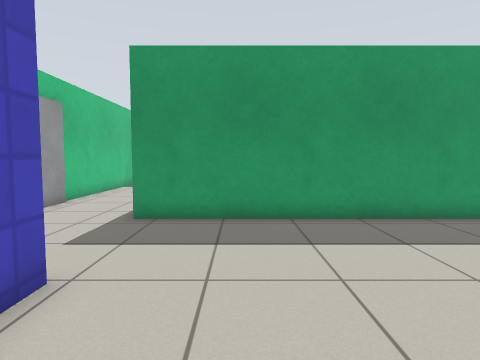
[1] (above)

20 first-person views from a walk through a Gazebo world. The camera is 0.9 m above the floor, tilts 4° down and sees 75° across. The floor is counted in squares, 0.5 m on a side. Each view is taken from the middle of a square. On the plan, view 1 faces up. The plan holds only what a view shows up to about 16 squares ahead; the rest is blank. Gazebo's built-in surfaces are drawn with simple patterns.

[2]
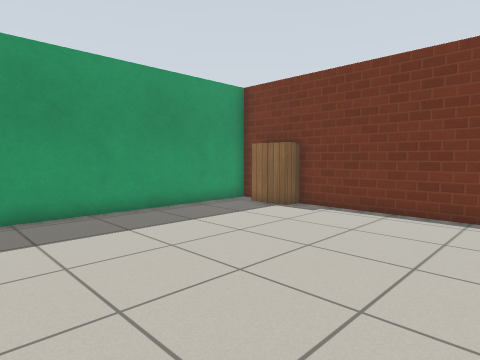

[3]
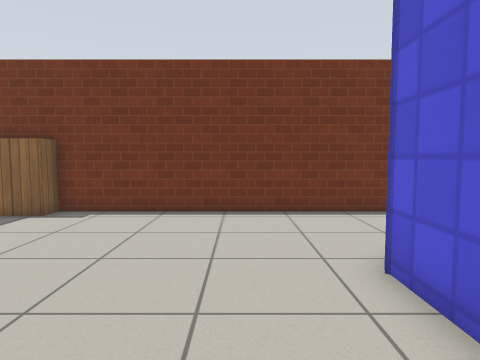

[4]
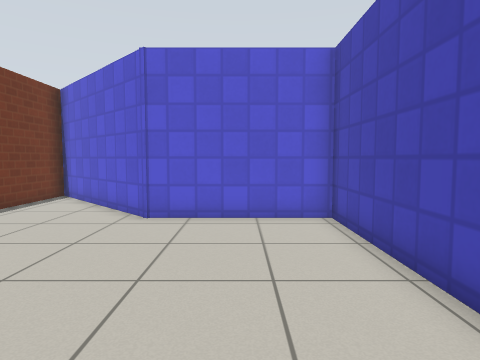

[5]
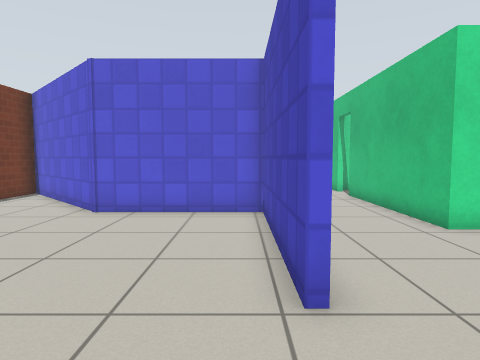

[6]
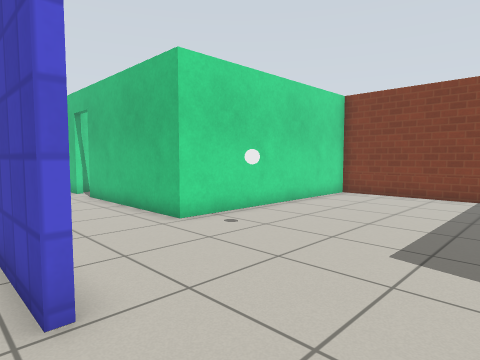

[7]
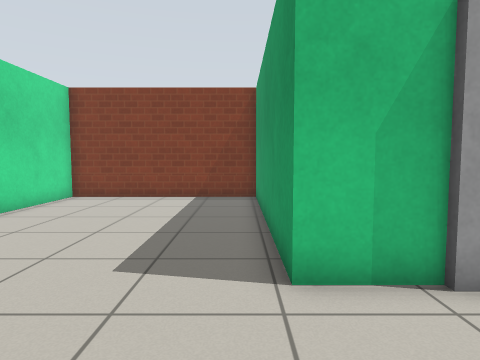

[8]
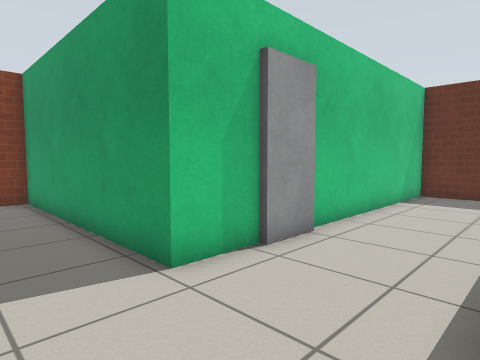

[9]
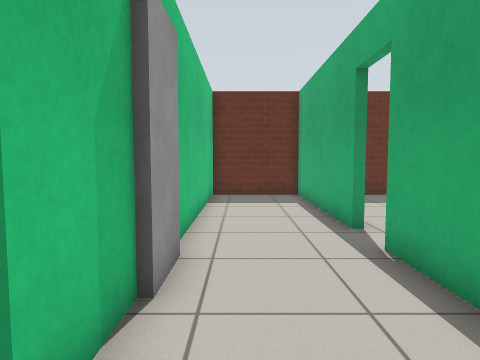

[10]
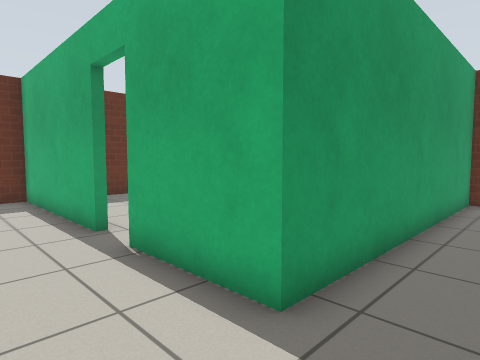

[11]
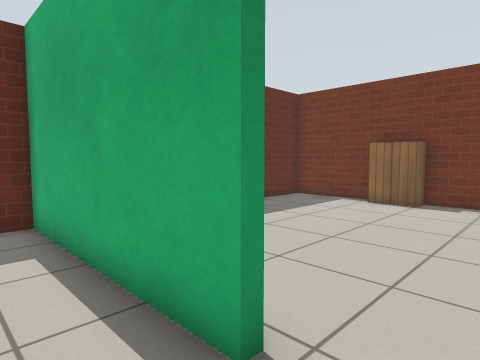

[12]
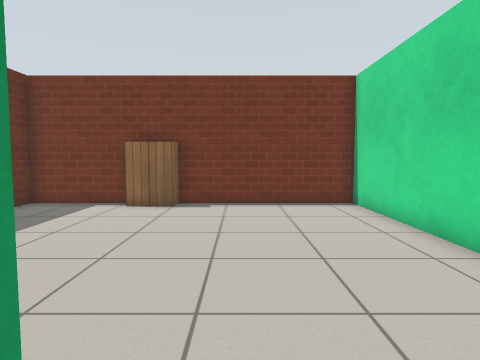

[13]
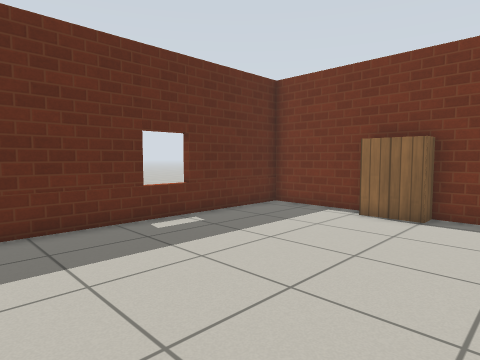

[14]
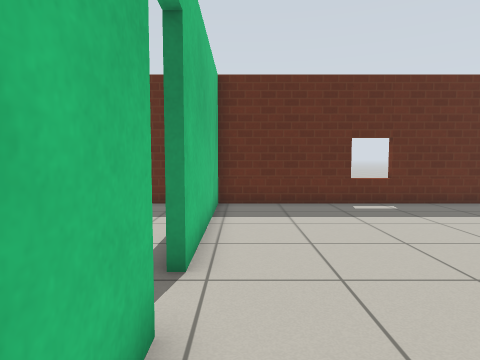

[15]
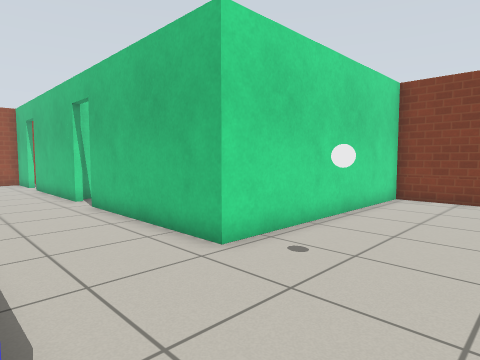

[16]
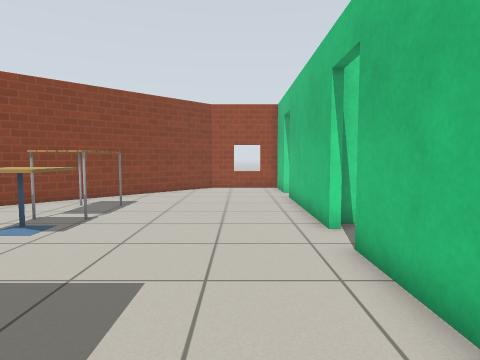

[17]
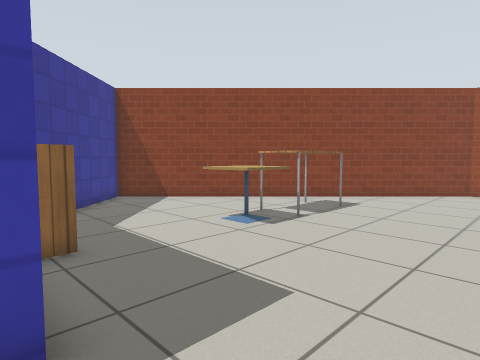

[18]
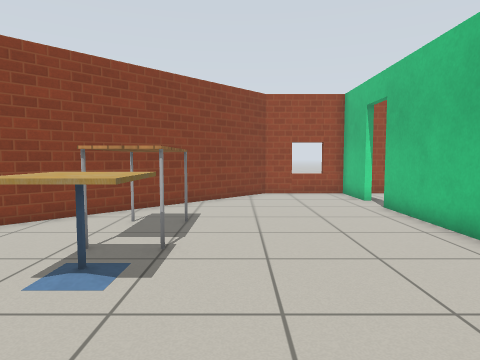

[19]
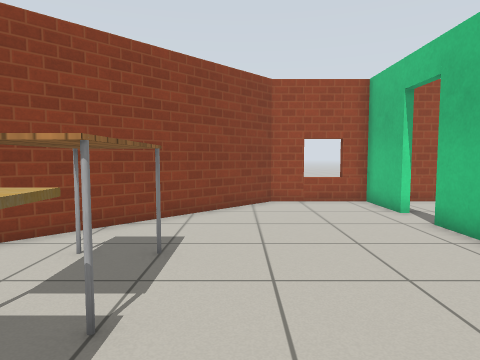

[20]
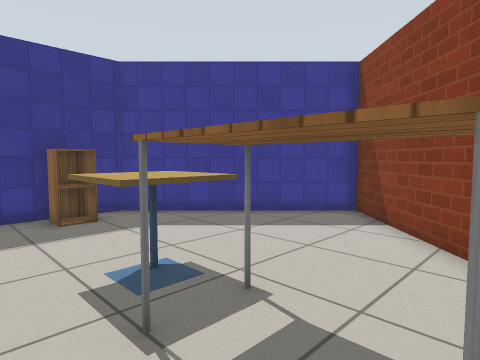

### Floor plan
Points are (right, up) in squares from view 1. A wall is a line through its corners. A room is listed if a view was taken in it or the views show most of it. See-through windows are left out.
Room 1 (views 1, 2, 3, 4, 5, 6)
walls: (-2.8, 4.4) (-2.8, -2.3) (2.8, -2.3) (8.4, -7.9); (8.4, -8.2) (8.4, 9.2) (-3.2, 9.2)
ways out: opening at (-3, 6.5) to room 2
objects: bookshelf (8, 6) to (8, 8)
Room 2 (views 7, 8, 9, 10, 11, 12, 15, 16, 17)
walls: (-7.3, 10.2) (-7.3, 8.7) (-17.5, 8.7) (-17.5, 0.2) (-7.3, 0.2) (-7.3, -7.1); (-3.2, 9.2) (-3.2, 13.1); (-3.2, 14.8) (-3.2, 22.3) (-7.3, 22.3) (-7.3, 13); (-3.2, -2.7) (-3.2, -2.2)
ways out: opening at (-3, 6.5) to room 1; open door at (-3, 13.5) to room 3; opening at (-4.8, -5) to room 4
objects: white ball (-8, 2); door leaf (-7, 11) to (-7, 12)
Room 3 (views 13, 14)
walls: (-2.8, 13.1) (-2.8, 11); (1.7, 9.5) (8.4, 9.5) (8.4, 22.3) (-2.8, 22.3) (-2.8, 14.8)
ways out: open door at (-3, 13.5) to room 2
objects: bookshelf (8, 17) to (8, 18)
Room 4 (views 18, 19, 20)
walls: (-7.3, -8.8) (-7.3, -15.4); (-7.3, -17.1) (-7.3, -19.9) (-3.3, -19.9) (8.4, -8.3) (2.7, -2.6) (-0.8, -2.6)
ways out: opening at (-4.8, -5) to room 2; open door at (-7.3, -16.3); open door at (-7.3, -7.7)
objects: table (0, -13) to (1, -11); cafe table (0, -10) to (1, -8); cabinet (1, -4) to (1, -3)

Positions as (right, up) in squares from view 1, and headings:
1: (0, 0), facing up
2: (-2, -1), facing up-right
3: (-2, 0), facing right
4: (0, 7), facing down
5: (-2, 8), facing down
6: (-2, 8), facing down-left
7: (-3, 8), facing left
8: (-3, 6), facing up-left
9: (-6, 7), facing up
10: (-6, 7), facing up-right
11: (-5, 13), facing up-right
12: (-4, 14), facing right
13: (-2, 14), facing up-right
14: (-2, 10), facing up
15: (-3, 5), facing down-left
16: (-5, -1), facing down
17: (-6, -2), facing down-right
18: (-2, -4), facing down
19: (-2, -7), facing down
20: (-2, -13), facing up-right
